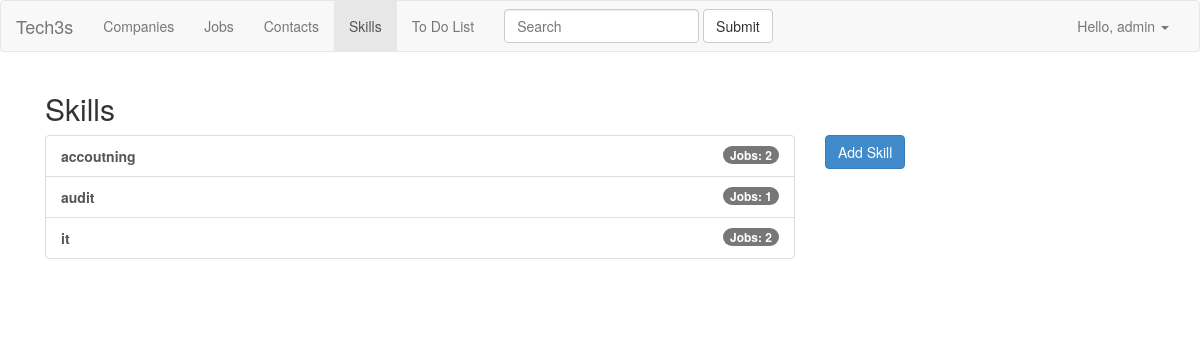
The page /skills/ (signed in) on the database its author committed.
### crm/models.py (models this page shows, shortened)
class Skill(models.Model):
    name = models.CharField(max_length=31, db_index=True, unique=True)
    slug = models.SlugField(max_length=31, unique=True)
    class Meta:
        ordering = ('name',)
    def get_absolute_url(self):
        return reverse('crm_skill_detail', kwargs={'slug': self.slug})

### crm/views.py (the view)
@class_login_required
class SkillList(PageLinksMixin, ListView):
    model = Skill

### crm/utils.py (called while the page is built)
    def previous_page(self, page):
        if page.has_previous():
            return self._page_urls(page.previous_page_number())
        return None

    def next_page(self, page):
        if page.has_next():
            return self._page_urls(page.next_page_number())
        return None

    def get_context_data(self, **kwargs):
        context = super().get_context_data(**kwargs)
        page = context.get('page_obj')
        if page is not None:
            context.update({
                'previous_page_url': self.previous_page(page),
                'next_page_url': self.next_page(page),
            })
        return context

### crm/templates/crm/skill_list.html (shortened to what this page needs)
{% extends "crm/base_crm.html" %}
{% block crm_content %}
  <h2>Skills</h2>
  <div class="row">
    <div class="col-md-8">
      <div class="list-group">
        {% for skill in skill_list %}
          <a href="{{ skill.get_absolute_url }}" class="list-group-item">
            {% if skill.jobs.count %}
              <span class="badge">Jobs: {{ skill.jobs.count }}</span>
            {% endif %}
            <strong>{{ skill.name }}</strong>
          </a>
        {% empty %}
          <p>There are no skills to display. Start by adding one.</p>
        {% endfor %}
      </div>
    </div>
    {% if request.user.is_superuser %}
    <div class="col-md-4">
      <a role="button" class="btn btn-primary" href="{% url 'crm_skill_create' %}">Add Skill</a>
    </div>
    {% endif %}
  </div>
{% endblock %}

### templates/base.html (shortened to what this page needs)
{% load staticfiles %}
<!DOCTYPE html>
<html lang="en">
<head>
  <link rel="stylesheet" type="text/css" href="{% static 'site/css/bootstrap.css' %}">
  <link rel="stylesheet" type="text/css" href="{% static 'site/css/style.css' %}">
</head>
<body>
    <header>
      <nav class="navbar navbar-default">
        <div class="container-fluid">
          <div class="navbar-header">
            <a class="navbar-brand" href="/">Tech3s</a>
          </div>
          {% if user.is_authenticated %}
          <div class="collapse navbar-collapse" id="bs-example-navbar-collapse-1">
            <ul class="nav navbar-nav">
              <li class="{% if '/companies/' in request.path %} active {% endif %}">
                <a href="{% url 'crm_company_list' %}">Companies <span class="sr-only">(current)</span></a>
              </li>
              <li class="{% if '/jobs/' in request.path %} active {% endif %}">
                <a href="{% url 'crm_job_list' %}">Jobs</a>
              </li>
              <li class="{% if '/contacts/' in request.path %} active {% endif %}">
                <a href="{% url 'crm_contact_list' %}">Contacts</a>
              </li>
              <li class="{% if '/skills/' in request.path %} active {% endif %}">
                <a href="{% url 'crm_skill_list' %}">Skills</a>
              </li>
              <li class="{% if '/to-do-list/' in request.path %} active {% endif %}">
                <a href="{% url 'crm_company_action_to_do_list' %}">To Do List</a>
              </li>
            </ul>
            <form class="navbar-form navbar-left" role="search">
              <div class="form-group">
                <input type="text" class="form-control" placeholder="Search">
              </div>
              <button type="submit" class="btn btn-default">Submit</button>
            </form>
            <ul class="nav navbar-nav navbar-right">
              <li class="dropdown">
                <a href="#" class="dropdown-toggle" data-toggle="dropdown" role="button" aria-haspopup="true" aria-expanded="false">Hello, {{ user.username }} <span class="caret"></span></a>
              </li>
            </ul>
          </div>
          {% endif %}
        </div>
      </nav>
    </header>
      <div class="container">
      <div class="container">
        <main>
        {% block content %}{% endblock %}
      </main>
      </div>
      <footer>
      </footer>
    </div>
</body>
</html>

### static/site/css/style.css (style rules this page uses)
footer { padding-top: 30px; }

### rows shown on the page
Skill: jobs.count "2", name "accoutning"
Skill: jobs.count "1", name "audit"
Skill: jobs.count "2", name "it"

### other values the page prints
{{ user.username }} "admin"
